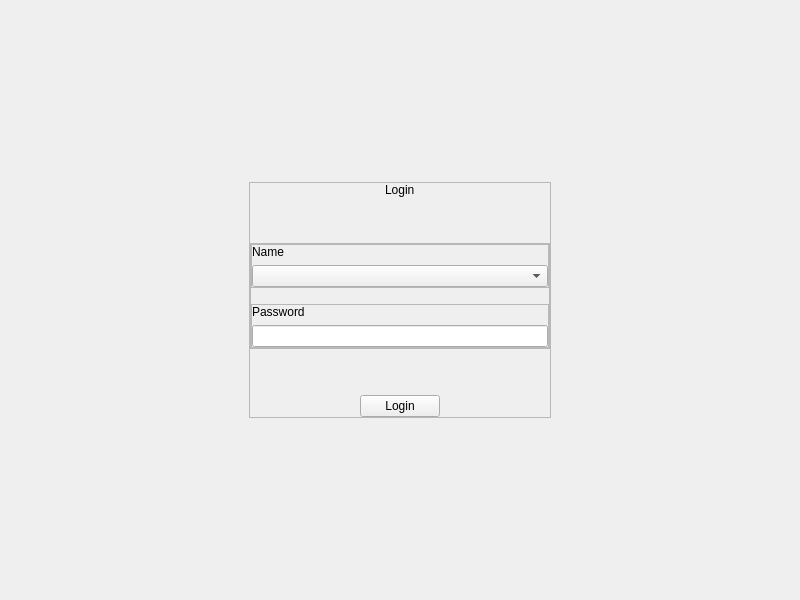
<?xml version="1.0" encoding="UTF-8"?>
<ui version="4.0">
 <class>login</class>
 <widget class="QWidget" name="login">
  <property name="geometry">
   <rect>
    <x>0</x>
    <y>0</y>
    <width>800</width>
    <height>600</height>
   </rect>
  </property>
  <property name="windowTitle">
   <string>Loggin</string>
  </property>
  <property name="styleSheet">
   <string notr="true"/>
  </property>
  <layout class="QVBoxLayout" name="verticalLayout">
   <item alignment="Qt::AlignHCenter|Qt::AlignVCenter">
    <widget class="QFrame" name="center_container">
     <property name="frameShape">
      <enum>QFrame::StyledPanel</enum>
     </property>
     <property name="frameShadow">
      <enum>QFrame::Raised</enum>
     </property>
     <layout class="QVBoxLayout" name="verticalLayout_2">
      <property name="leftMargin">
       <number>0</number>
      </property>
      <property name="topMargin">
       <number>0</number>
      </property>
      <property name="rightMargin">
       <number>0</number>
      </property>
      <property name="bottomMargin">
       <number>0</number>
      </property>
      <item alignment="Qt::AlignHCenter">
       <widget class="Label" name="lb_title">
        <property name="text">
         <string>Login</string>
        </property>
       </widget>
      </item>
      <item>
       <spacer name="verticalSpacer_2">
        <property name="orientation">
         <enum>Qt::Vertical</enum>
        </property>
        <property name="sizeHint" stdset="0">
         <size>
          <width>20</width>
          <height>40</height>
         </size>
        </property>
       </spacer>
      </item>
      <item>
       <widget class="QFrame" name="inputs_container">
        <property name="minimumSize">
         <size>
          <width>300</width>
          <height>0</height>
         </size>
        </property>
        <property name="maximumSize">
         <size>
          <width>200</width>
          <height>300</height>
         </size>
        </property>
        <property name="frameShape">
         <enum>QFrame::StyledPanel</enum>
        </property>
        <property name="frameShadow">
         <enum>QFrame::Raised</enum>
        </property>
        <layout class="QVBoxLayout" name="verticalLayout_3">
         <property name="spacing">
          <number>16</number>
         </property>
         <property name="leftMargin">
          <number>0</number>
         </property>
         <property name="topMargin">
          <number>0</number>
         </property>
         <property name="rightMargin">
          <number>0</number>
         </property>
         <property name="bottomMargin">
          <number>0</number>
         </property>
         <item>
          <widget class="QFrame" name="c_name">
           <property name="frameShape">
            <enum>QFrame::StyledPanel</enum>
           </property>
           <property name="frameShadow">
            <enum>QFrame::Raised</enum>
           </property>
           <layout class="QVBoxLayout" name="verticalLayout_4">
            <property name="leftMargin">
             <number>0</number>
            </property>
            <property name="topMargin">
             <number>0</number>
            </property>
            <property name="rightMargin">
             <number>0</number>
            </property>
            <property name="bottomMargin">
             <number>0</number>
            </property>
            <item>
             <widget class="QLabel" name="lb_email">
              <property name="text">
               <string>Name</string>
              </property>
             </widget>
            </item>
            <item>
             <widget class="QComboBox" name="i_name"/>
            </item>
           </layout>
          </widget>
         </item>
         <item>
          <widget class="QFrame" name="c_password">
           <property name="frameShape">
            <enum>QFrame::StyledPanel</enum>
           </property>
           <property name="frameShadow">
            <enum>QFrame::Raised</enum>
           </property>
           <layout class="QVBoxLayout" name="verticalLayout_5">
            <property name="leftMargin">
             <number>0</number>
            </property>
            <property name="topMargin">
             <number>0</number>
            </property>
            <property name="rightMargin">
             <number>0</number>
            </property>
            <property name="bottomMargin">
             <number>0</number>
            </property>
            <item>
             <widget class="QLabel" name="lb_password">
              <property name="text">
               <string>Password</string>
              </property>
             </widget>
            </item>
            <item>
             <widget class="LineEdit" name="i_password"/>
            </item>
           </layout>
          </widget>
         </item>
        </layout>
       </widget>
      </item>
      <item>
       <spacer name="verticalSpacer">
        <property name="orientation">
         <enum>Qt::Vertical</enum>
        </property>
        <property name="sizeHint" stdset="0">
         <size>
          <width>20</width>
          <height>40</height>
         </size>
        </property>
       </spacer>
      </item>
      <item alignment="Qt::AlignHCenter">
       <widget class="Button" name="bt_login">
        <property name="text">
         <string>Login</string>
        </property>
       </widget>
      </item>
     </layout>
    </widget>
   </item>
  </layout>
 </widget>
 <customwidgets>
  <customwidget>
   <class>LineEdit</class>
   <extends>QLineEdit</extends>
   <header>.promoted.line_edit</header>
  </customwidget>
  <customwidget>
   <class>Label</class>
   <extends>QLabel</extends>
   <header>.promoted.label</header>
  </customwidget>
  <customwidget>
   <class>Button</class>
   <extends>QPushButton</extends>
   <header>.promoted.button</header>
  </customwidget>
 </customwidgets>
 <resources/>
 <connections/>
</ui>
